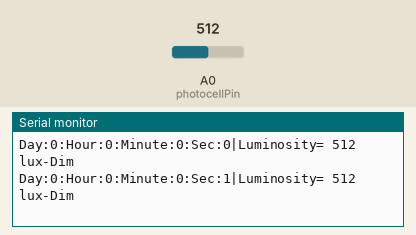
Recording of a sketch running on a simulated Arduino Uno, built with avr-gcc and run on an emulated ATmega328P. Parts: the last lines printed to the serial monitor. The test bench sets the inputs (shaded band); at power-on: A0 (photocellPin) = 512.

Above: at 1.2 s.
1.3 s: A0 (photocellPin) set to 490
At 2.7 s:
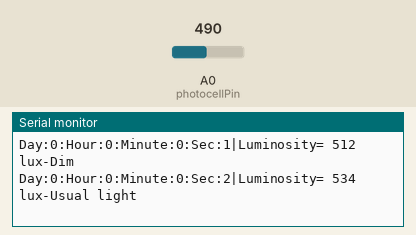
4.5 s: A0 (photocellPin) set to 90
At 5.8 s:
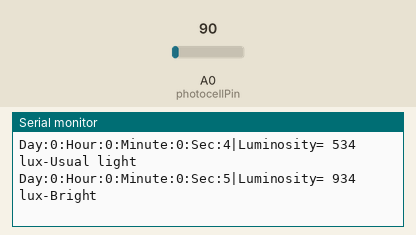
7.5 s: A0 (photocellPin) set to 40
At 8.7 s:
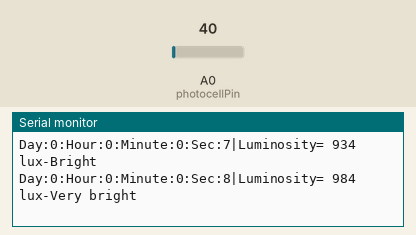
10.5 s: A0 (photocellPin) set to 0
At 11.8 s:
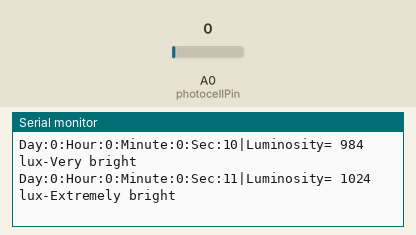
13.5 s: A0 (photocellPin) set to 1010
At 14.8 s:
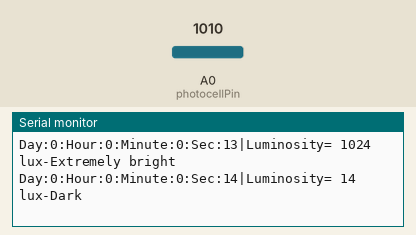
Timing chart, 0 to 16.5 s (numbered marks = the images above; inputs shaded):
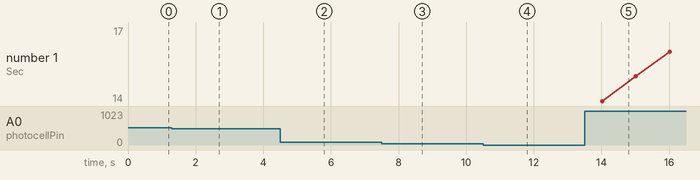

Measured:
- after the input at 1.3 s, the serial monitor: prints a new line after 0.70 s (image 1)
- after the input at 4.5 s, the serial monitor: prints a new line after 0.51 s (image 2)
- after the input at 7.5 s, the serial monitor: prints a new line after 0.51 s (image 3)
- after the input at 10.5 s, the serial monitor: prints a new line after 0.51 s (image 4)
- after the input at 13.5 s, the serial monitor: prints a new line after 0.52 s (image 5)

The sketch:

photo_lum_1sec.ino
```cpp
int photocellPin = 0; // the cell and 10K pulldown are connected to a0
int photocellReading; // the analog reading from the analog resistor divider
int second = 0;
int minute = 0;
int heure = 0;
int jour = 0;
char choseLue = Serial.read();

void setup(void) {
  Serial.begin(9600);
}

void loop(void) {
  Serial.print("Day:");
  Serial.print(jour);
  Serial.print(":");
  Serial.print("Hour:");
  Serial.print(heure);
  if (heure == 24 ) {
    heure = heure * 0;
    jour = (jour + 1);
  }
  Serial.print(":");
  Serial.print("Minute:");
  Serial.print(minute);
  if (minute == 59) {
    minute = minute * 0;
    heure = (heure + 1);
  }
  Serial.print(":");
  Serial.print("Sec:");
  Serial.print(second);
  if (second >60) {
    second = second * 0;
    minute = (minute + 1);
  } else {
    second = (second +1);
  }

  Serial.print("|");


  //if(interrup>0){
  photocellReading = analogRead(photocellPin);
  Serial.print("Luminosity= ");
  Serial.print(1024 - photocellReading ); //1024-sensor because the sensor inverse data
  Serial.print(" lux");

  if (photocellReading < 10) {
    Serial.println("-Extremely bright");
  } else if (photocellReading < 50) {
    Serial.println("-Very bright");
  } else if (photocellReading < 100) {
    Serial.println("-Bright");
  } else if (photocellReading < 500) {
    Serial.println("-Usual light");
  } else if (photocellReading < 1000) {
    Serial.println("-Dim");
  } else {
    Serial.println("-Dark");
  }
  delay(1000);


}
```
